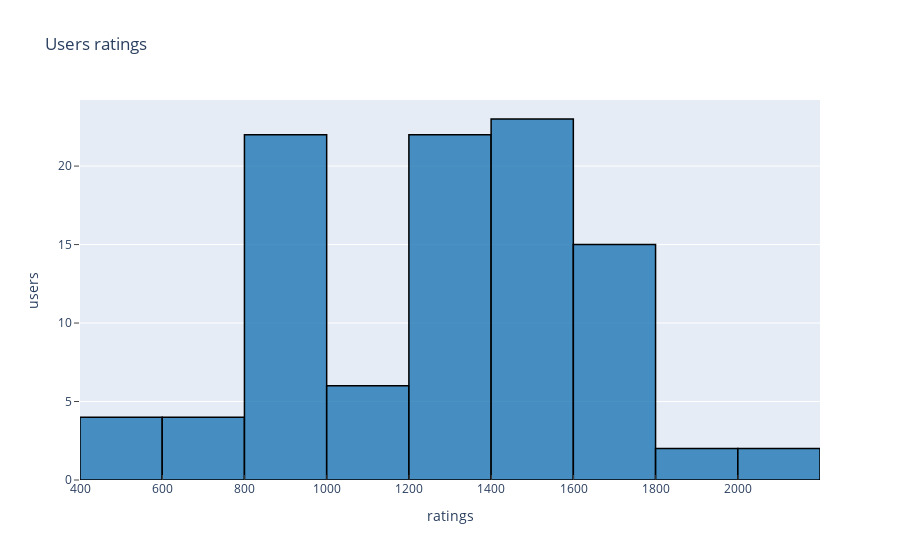

Source (notebook cell):
### Code cell
# create trace1 
trace1 = go.Histogram(
                x = df.rate,
                marker = dict(color = 'rgba(31, 119, 180, 0.8)',
                              line=dict(color='rgb(0,0,0)',width=1.5))
            )
layout = dict(barmode = 'group',title = 'Users ratings',
             xaxis= dict(title= 'ratings',ticklen= 5,zeroline= False, ticks="inside"), 
             yaxis = dict(title = 'users', ticklen = 5, zeroline = False, ticks="outside"))
data = [trace1]

fig = {'data': data, 'layout': layout}
iplot(fig)

### Figure 1 — Plotly figure (JSON) as saved in the notebook; plotly's stock layout.template omitted (floating-point values rounded to 4 significant figures)
{"data": [{"marker": {"color": "rgba(31, 119, 180, 0.8)", "line": {"color": "rgb(0,0,0)", "width": 1.5}}, "type": "histogram", "x": [1154, 991, 803, 1236, 1765, 1574, 1587, 1609, 2064, 1527, 1572, 1573, 1623, 1224, 1247, 1231, 1733, 1964, 1235, 1989, 1560, 1390, 1600, 937, 1608, 927, 1662, 1710, 1794, 1616, 1781, 1597, 1017, 1230, 1611, 1595, 1557, 1633, 1268, 1525, 1580, 2036, 1573, 798, 1140, 1601, 1315, 1565, 1631, 1394, 1431, 887, 1247, 1223, 940, 1260, 1436, 1236, 1179, 1425, 956, 1401, 1380, 982, 728, 1173, 918, 911, 1239, 728, 924, 730, 1023, 920, 1478, 478, 966, 1426, 1389, 1411, 901, 1282, 1385, 929, 881, 539, 1439, 1416, 949, 932, 951, 938, 1436, 1244, 1238, 531, 917, 492, 934, 1287]}], "layout": {"barmode": "group", "title": {"text": "Users ratings"}, "xaxis": {"ticklen": 5, "ticks": "inside", "title": {"text": "ratings"}, "zeroline": false}, "yaxis": {"ticklen": 5, "ticks": "outside", "title": {"text": "users"}, "zeroline": false}}}
